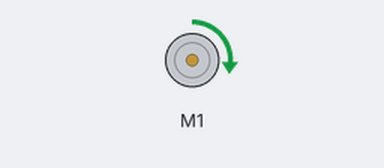
Simulated run of this sketch. Board: Arduino Mega 2560, built with avr-gcc and run on an emulated ATmega2560. Parts: DC motor (green arrow = forward, orange = backward, longer = faster).

Above: at 3.0 s.
At 7.0 s:
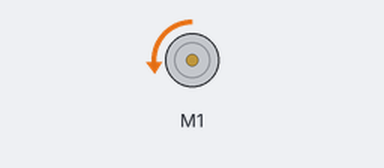
At 9.0 s:
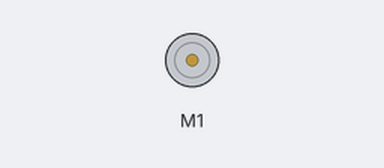
Timing chart, 0 to 12.4 s (numbered marks = the images above):
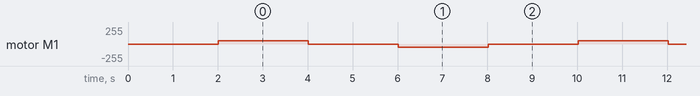

Measured:
- by itself, motor M1: repeats every 8.0 s: stopped 2.0 s, backward 46/255 2.0 s, stopped 2.0 s, forward 46/255 2.0 s

The sketch:

Jolty.ino
```cpp
// (licence header left out)
#include <Sabertooth.h>


Sabertooth ST(128, Serial1); // The Sabertooth is on address 128. We'll name its object ST.
                    // If you've set up your Sabertooth on a different address, of course change
                    // that here. For how to configure address, etc. see the DIP Switch Wizard for
                    //   Sabertooth - http://www.dimensionengineering.com/datasheets/SabertoothDIPWizard/start.htm
                    //   SyRen      - http://www.dimensionengineering.com/datasheets/SyrenDIPWizard/start.htm
                    // Be sure to select Packetized Serial Mode for use with this library.
                    //
                    // On that note, you can use this library for SyRen just as easily.
                    // The diff-drive commands (drive, turn) do not work on a SyRen, of course, but it will respond correctly
                    // if you command motor 1 to do something (ST.motor(1, ...)), just like a Sabertooth.
                    //
                    // In this sample, hardware serial TX connects to S1.
                    // See the SoftwareSerial example in 3.Advanced for how to use other pins.

void setup()
{
  Serial1.begin(9600); // 9600 is the default baud rate for Sabertooth packet serial.
  ST.autobaud(); // Send the autobaud command to the Sabertooth controller(s).
                 // NOTE: *Not all* Sabertooth controllers need this command.
                 //       It doesn't hurt anything, but V2 controllers use an
                 //       EEPROM setting (changeable with the function setBaudRate) to set
                 //       the baud rate instead of detecting with autobaud.
                 //
                 //       If you have a 2x12, 2x25 V2, 2x60 or SyRen 50, you can remove
                 //       the autobaud line and save yourself two seconds of startup delay.
}


void loop()
{
  ST.motor(1, 23);  // Go forward at full power.
  delay(2000);       // Wait 2 seconds.
  ST.motor(1, 0);    // Stop.
  delay(2000);       // Wait 2 seconds.
  ST.motor(1, -23); // Reverse at full power.
  delay(2000);       // Wait 2 seconds.
  ST.motor(1, 0);    // Stop.
  delay(2000);
}
```
